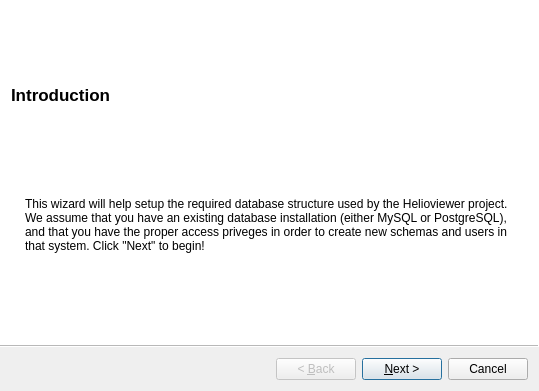
<?xml version="1.0" encoding="UTF-8"?>
<ui version="4.0">
 <class>InstallWizard</class>
 <widget class="QWizard" name="InstallWizard">
  <property name="geometry">
   <rect>
    <x>0</x>
    <y>0</y>
    <width>539</width>
    <height>391</height>
   </rect>
  </property>
  <property name="windowTitle">
   <string>Helioviewer Database Installation</string>
  </property>
  <property name="windowIcon">
   <iconset resource="resources/hv.qrc">
    <normaloff>:/Logos/hv.ico</normaloff>:/Logos/hv.ico</iconset>
  </property>
  <property name="wizardStyle">
   <enum>QWizard::AeroStyle</enum>
  </property>
  <property name="options">
   <set>QWizard::DisabledBackButtonOnLastPage|QWizard::IndependentPages</set>
  </property>
  <widget class="QWizardPage" name="introPage">
   <property name="title">
    <string>Introduction</string>
   </property>
   <property name="subTitle">
    <string/>
   </property>
   <widget class="QWidget" name="verticalLayoutWidget">
    <property name="geometry">
     <rect>
      <x>10</x>
      <y>0</y>
      <width>511</width>
      <height>141</height>
     </rect>
    </property>
    <layout class="QVBoxLayout" name="introVBox">
     <item>
      <widget class="QLabel" name="greetingMsg">
       <property name="text">
        <string>This wizard will help setup the required database structure used by the Helioviewer project. We assume that you have an existing database installation (either MySQL or PostgreSQL), and that you have the proper access priveges in order to create new schemas and users in that system. Click &quot;Next&quot; to begin!</string>
       </property>
       <property name="alignment">
        <set>Qt::AlignLeading|Qt::AlignLeft|Qt::AlignTop</set>
       </property>
       <property name="wordWrap">
        <bool>true</bool>
       </property>
       <property name="indent">
        <number>13</number>
       </property>
       <property name="openExternalLinks">
        <bool>true</bool>
       </property>
      </widget>
     </item>
    </layout>
   </widget>
  </widget>
  <widget class="QWizardPage" name="dbAdminPage">
   <property name="title">
    <string>Database Setup</string>
   </property>
   <property name="subTitle">
    <string>Existing database information</string>
   </property>
   <widget class="QWidget" name="verticalLayoutWidget_4">
    <property name="geometry">
     <rect>
      <x>0</x>
      <y>0</y>
      <width>521</width>
      <height>288</height>
     </rect>
    </property>
    <layout class="QVBoxLayout" name="dbAdminPageOuter">
     <item>
      <widget class="QLabel" name="dbAdminPageDesc">
       <property name="sizePolicy">
        <sizepolicy hsizetype="Preferred" vsizetype="Fixed">
         <horstretch>0</horstretch>
         <verstretch>0</verstretch>
        </sizepolicy>
       </property>
       <property name="minimumSize">
        <size>
         <width>0</width>
         <height>70</height>
        </size>
       </property>
       <property name="text">
        <string>Select the type of database you wish to use and the login information for an administrative user in that system</string>
       </property>
       <property name="wordWrap">
        <bool>true</bool>
       </property>
      </widget>
     </item>
     <item>
      <layout class="QFormLayout" name="dbAdminForm">
       <property name="fieldGrowthPolicy">
        <enum>QFormLayout::AllNonFixedFieldsGrow</enum>
       </property>
       <item row="0" column="0">
        <widget class="QLabel" name="dbTypeLbl">
         <property name="sizePolicy">
          <sizepolicy hsizetype="Preferred" vsizetype="Fixed">
           <horstretch>0</horstretch>
           <verstretch>0</verstretch>
          </sizepolicy>
         </property>
         <property name="minimumSize">
          <size>
           <width>0</width>
           <height>57</height>
          </size>
         </property>
         <property name="text">
          <string>Database type:</string>
         </property>
         <property name="alignment">
          <set>Qt::AlignBottom|Qt::AlignLeading|Qt::AlignLeft</set>
         </property>
         <property name="indent">
          <number>20</number>
         </property>
        </widget>
       </item>
       <item row="0" column="1">
        <widget class="QWidget" name="dbType" native="true">
         <property name="sizePolicy">
          <sizepolicy hsizetype="Preferred" vsizetype="Fixed">
           <horstretch>0</horstretch>
           <verstretch>0</verstretch>
          </sizepolicy>
         </property>
         <property name="minimumSize">
          <size>
           <width>0</width>
           <height>50</height>
          </size>
         </property>
         <property name="baseSize">
          <size>
           <width>0</width>
           <height>0</height>
          </size>
         </property>
         <widget class="QRadioButton" name="postgresRadioBtn">
          <property name="geometry">
           <rect>
            <x>140</x>
            <y>10</y>
            <width>392</width>
            <height>41</height>
           </rect>
          </property>
          <property name="sizePolicy">
           <sizepolicy hsizetype="Minimum" vsizetype="Fixed">
            <horstretch>0</horstretch>
            <verstretch>0</verstretch>
           </sizepolicy>
          </property>
          <property name="text">
           <string>PostgreSQL</string>
          </property>
          <property name="icon">
           <iconset resource="resources/hv.qrc">
            <normaloff>:/Databases/postgres_logo-elephant-64.png</normaloff>:/Databases/postgres_logo-elephant-64.png</iconset>
          </property>
          <property name="iconSize">
           <size>
            <width>32</width>
            <height>32</height>
           </size>
          </property>
         </widget>
         <widget class="QRadioButton" name="mysqlRadioBtn">
          <property name="geometry">
           <rect>
            <x>0</x>
            <y>10</y>
            <width>91</width>
            <height>37</height>
           </rect>
          </property>
          <property name="text">
           <string/>
          </property>
          <property name="icon">
           <iconset resource="resources/hv.qrc">
            <normaloff>:/Databases/mysql_logo.png</normaloff>:/Databases/mysql_logo.png</iconset>
          </property>
          <property name="iconSize">
           <size>
            <width>63</width>
            <height>32</height>
           </size>
          </property>
          <property name="checked">
           <bool>true</bool>
          </property>
         </widget>
        </widget>
       </item>
       <item row="1" column="0">
        <widget class="QLabel" name="dbAdminUserNameLbl">
         <property name="text">
          <string>Username:</string>
         </property>
         <property name="indent">
          <number>20</number>
         </property>
        </widget>
       </item>
       <item row="1" column="1">
        <widget class="QLineEdit" name="dbAdminUserName">
         <property name="sizePolicy">
          <sizepolicy hsizetype="Fixed" vsizetype="Fixed">
           <horstretch>0</horstretch>
           <verstretch>0</verstretch>
          </sizepolicy>
         </property>
        </widget>
       </item>
       <item row="2" column="1">
        <spacer name="verticalSpacer_3">
         <property name="orientation">
          <enum>Qt::Vertical</enum>
         </property>
         <property name="sizeHint" stdset="0">
          <size>
           <width>20</width>
           <height>10</height>
          </size>
         </property>
        </spacer>
       </item>
       <item row="3" column="0">
        <widget class="QLabel" name="dbAdminPasswordLbl">
         <property name="text">
          <string>Password:</string>
         </property>
         <property name="indent">
          <number>20</number>
         </property>
        </widget>
       </item>
       <item row="3" column="1">
        <widget class="QLineEdit" name="dbAdminPassword">
         <property name="sizePolicy">
          <sizepolicy hsizetype="Fixed" vsizetype="Fixed">
           <horstretch>0</horstretch>
           <verstretch>0</verstretch>
          </sizepolicy>
         </property>
         <property name="echoMode">
          <enum>QLineEdit::Password</enum>
         </property>
        </widget>
       </item>
       <item row="4" column="1">
        <widget class="QLabel" name="dbAdminStatus">
         <property name="minimumSize">
          <size>
           <width>0</width>
           <height>50</height>
          </size>
         </property>
         <property name="text">
          <string/>
         </property>
         <property name="wordWrap">
          <bool>true</bool>
         </property>
        </widget>
       </item>
      </layout>
     </item>
    </layout>
   </widget>
  </widget>
  <widget class="QWizardPage" name="hvDatabaseSetupPage">
   <property name="title">
    <string>Database Setup</string>
   </property>
   <property name="subTitle">
    <string>New database information</string>
   </property>
   <widget class="QWidget" name="verticalLayoutWidget_3">
    <property name="geometry">
     <rect>
      <x>0</x>
      <y>0</y>
      <width>521</width>
      <height>271</height>
     </rect>
    </property>
    <layout class="QVBoxLayout" name="hvDatabaseSetupPageOuter">
     <item>
      <widget class="QLabel" name="hvDatabaseSetupPageDesc">
       <property name="sizePolicy">
        <sizepolicy hsizetype="Preferred" vsizetype="Fixed">
         <horstretch>0</horstretch>
         <verstretch>0</verstretch>
        </sizepolicy>
       </property>
       <property name="minimumSize">
        <size>
         <width>0</width>
         <height>70</height>
        </size>
       </property>
       <property name="text">
        <string>Select a username and password to use for the Helioviewer database:</string>
       </property>
       <property name="wordWrap">
        <bool>true</bool>
       </property>
      </widget>
     </item>
     <item>
      <layout class="QFormLayout" name="hvDatabaseSetupForm">
       <property name="fieldGrowthPolicy">
        <enum>QFormLayout::AllNonFixedFieldsGrow</enum>
       </property>
       <item row="0" column="0">
        <widget class="QLabel" name="hvUserNameLbl">
         <property name="sizePolicy">
          <sizepolicy hsizetype="Preferred" vsizetype="Expanding">
           <horstretch>0</horstretch>
           <verstretch>0</verstretch>
          </sizepolicy>
         </property>
         <property name="text">
          <string>Username:</string>
         </property>
         <property name="indent">
          <number>20</number>
         </property>
        </widget>
       </item>
       <item row="0" column="1">
        <widget class="QLineEdit" name="hvUserName">
         <property name="sizePolicy">
          <sizepolicy hsizetype="Fixed" vsizetype="Fixed">
           <horstretch>0</horstretch>
           <verstretch>0</verstretch>
          </sizepolicy>
         </property>
         <property name="text">
          <string/>
         </property>
        </widget>
       </item>
       <item row="2" column="0">
        <widget class="QLabel" name="hvPasswordLbl">
         <property name="sizePolicy">
          <sizepolicy hsizetype="Preferred" vsizetype="Expanding">
           <horstretch>0</horstretch>
           <verstretch>0</verstretch>
          </sizepolicy>
         </property>
         <property name="text">
          <string>Password:</string>
         </property>
         <property name="indent">
          <number>20</number>
         </property>
        </widget>
       </item>
       <item row="2" column="1">
        <widget class="QLineEdit" name="hvPassword">
         <property name="sizePolicy">
          <sizepolicy hsizetype="Fixed" vsizetype="Fixed">
           <horstretch>0</horstretch>
           <verstretch>0</verstretch>
          </sizepolicy>
         </property>
         <property name="text">
          <string/>
         </property>
         <property name="echoMode">
          <enum>QLineEdit::Normal</enum>
         </property>
        </widget>
       </item>
       <item row="1" column="1">
        <spacer name="verticalSpacer">
         <property name="orientation">
          <enum>Qt::Vertical</enum>
         </property>
         <property name="sizeHint" stdset="0">
          <size>
           <width>20</width>
           <height>10</height>
          </size>
         </property>
        </spacer>
       </item>
       <item row="3" column="1">
        <widget class="QLabel" name="hvDatabaseSetupStatus">
         <property name="text">
          <string/>
         </property>
         <property name="wordWrap">
          <bool>true</bool>
         </property>
        </widget>
       </item>
      </layout>
     </item>
    </layout>
   </widget>
  </widget>
  <widget class="QWizardPage" name="jp2ArchivePage">
   <property name="title">
    <string>Image Archive</string>
   </property>
   <property name="subTitle">
    <string>JPEG 2000 Image Archive Location</string>
   </property>
   <widget class="QWidget" name="verticalLayoutWidget_5">
    <property name="geometry">
     <rect>
      <x>-1</x>
      <y>-1</y>
      <width>521</width>
      <height>271</height>
     </rect>
    </property>
    <layout class="QVBoxLayout" name="jp2ArchivePageOuter">
     <item>
      <widget class="QLabel" name="jp2ArchivePageDesc">
       <property name="sizePolicy">
        <sizepolicy hsizetype="Preferred" vsizetype="Fixed">
         <horstretch>0</horstretch>
         <verstretch>0</verstretch>
        </sizepolicy>
       </property>
       <property name="minimumSize">
        <size>
         <width>0</width>
         <height>70</height>
        </size>
       </property>
       <property name="text">
        <string>Enter the location of the JPEG 2000 image archive root directory:</string>
       </property>
      </widget>
     </item>
     <item>
      <layout class="QHBoxLayout" name="jp2ArchivePageHBox">
       <item>
        <widget class="QLabel" name="jp2RootDirLbl">
         <property name="sizePolicy">
          <sizepolicy hsizetype="Fixed" vsizetype="Preferred">
           <horstretch>0</horstretch>
           <verstretch>0</verstretch>
          </sizepolicy>
         </property>
         <property name="maximumSize">
          <size>
           <width>80</width>
           <height>16777215</height>
          </size>
         </property>
         <property name="text">
          <string>JP2 Archive Location:</string>
         </property>
         <property name="alignment">
          <set>Qt::AlignRight|Qt::AlignTrailing|Qt::AlignVCenter</set>
         </property>
         <property name="wordWrap">
          <bool>true</bool>
         </property>
        </widget>
       </item>
       <item>
        <widget class="QLineEdit" name="jp2RootDirInput">
         <property name="text">
          <string>/var/www/jp2</string>
         </property>
        </widget>
       </item>
       <item>
        <widget class="QPushButton" name="jp2BrowseBtn">
         <property name="sizePolicy">
          <sizepolicy hsizetype="Minimum" vsizetype="Fixed">
           <horstretch>0</horstretch>
           <verstretch>0</verstretch>
          </sizepolicy>
         </property>
         <property name="text">
          <string>Browse</string>
         </property>
        </widget>
       </item>
      </layout>
     </item>
     <item>
      <widget class="QLabel" name="jp2ArchiveStatus">
       <property name="sizePolicy">
        <sizepolicy hsizetype="Preferred" vsizetype="Fixed">
         <horstretch>0</horstretch>
         <verstretch>0</verstretch>
        </sizepolicy>
       </property>
       <property name="minimumSize">
        <size>
         <width>0</width>
         <height>50</height>
        </size>
       </property>
       <property name="text">
        <string/>
       </property>
       <property name="wordWrap">
        <bool>true</bool>
       </property>
      </widget>
     </item>
    </layout>
   </widget>
  </widget>
  <widget class="QWizardPage" name="installingPage">
   <property name="title">
    <string>Installing Helioviewer Database Schema</string>
   </property>
   <property name="subTitle">
    <string>Processing JPEG 2000 Archive</string>
   </property>
   <widget class="QWidget" name="verticalLayoutWidget_2">
    <property name="geometry">
     <rect>
      <x>0</x>
      <y>0</y>
      <width>521</width>
      <height>271</height>
     </rect>
    </property>
    <layout class="QVBoxLayout" name="installingPageOuter">
     <item>
      <widget class="QLabel" name="label">
       <property name="text">
        <string>&lt;b&gt;Status:&lt;/b&gt;</string>
       </property>
       <property name="alignment">
        <set>Qt::AlignBottom|Qt::AlignLeading|Qt::AlignLeft</set>
       </property>
       <property name="indent">
        <number>0</number>
       </property>
      </widget>
     </item>
     <item>
      <widget class="QLabel" name="statusMsg">
       <property name="text">
        <string/>
       </property>
       <property name="indent">
        <number>15</number>
       </property>
      </widget>
     </item>
     <item>
      <widget class="QProgressBar" name="installProgress">
       <property name="enabled">
        <bool>true</bool>
       </property>
       <property name="value">
        <number>0</number>
       </property>
      </widget>
     </item>
     <item>
      <layout class="QHBoxLayout" name="horizontalLayout">
       <item>
        <spacer name="horizontalSpacer">
         <property name="orientation">
          <enum>Qt::Horizontal</enum>
         </property>
         <property name="sizeHint" stdset="0">
          <size>
           <width>40</width>
           <height>20</height>
          </size>
         </property>
        </spacer>
       </item>
       <item>
        <widget class="QPushButton" name="startProcessingBtn">
         <property name="text">
          <string>Start</string>
         </property>
        </widget>
       </item>
      </layout>
     </item>
    </layout>
   </widget>
  </widget>
  <widget class="QWizardPage" name="finishedPage">
   <property name="title">
    <string>Finished!</string>
   </property>
   <widget class="QLabel" name="finishedPageDesc">
    <property name="geometry">
     <rect>
      <x>20</x>
      <y>0</y>
      <width>501</width>
      <height>51</height>
     </rect>
    </property>
    <property name="text">
     <string>You have successfully installed the Helioviewer database.</string>
    </property>
   </widget>
  </widget>
 </widget>
 <resources>
  <include location="resources/hv.qrc"/>
 </resources>
 <connections/>
</ui>
